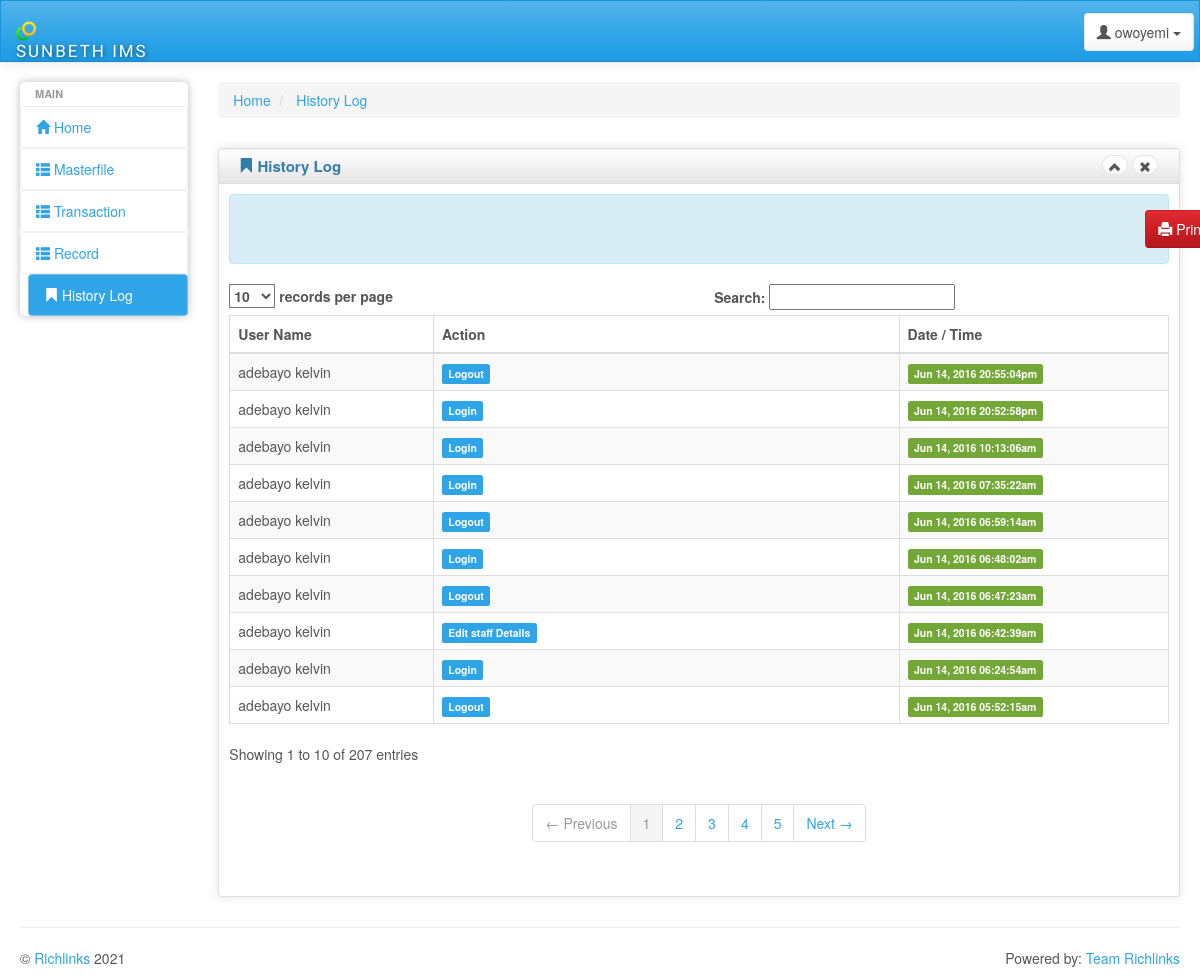
The app's page /inn/history.php (signed in) with its own data.
### tables this page shows
CREATE TABLE IF NOT EXISTS `user` (
  `user_id` int(11) NOT NULL AUTO_INCREMENT,
  `firstname` varchar(100) NOT NULL,
  `middlename` varchar(100) NOT NULL,
  `lastname` varchar(100) NOT NULL,
  `username` varchar(100) NOT NULL,
  `password` varchar(100) NOT NULL,
  `user_added` datetime NOT NULL,
  `access` enum('admin','user') NOT NULL DEFAULT 'user',
  PRIMARY KEY (`user_id`)
);

CREATE TABLE IF NOT EXISTS `history` (
  `history_id` int(11) NOT NULL AUTO_INCREMENT,
  `date` datetime NOT NULL,
  `action` varchar(100) NOT NULL,
  `data` varchar(100) NOT NULL,
  PRIMARY KEY (`history_id`)
);

### inn/session.php (called while the page is built, shortened)
<?php
$id_session=$_SESSION['id'];
?>

### inn/history.php (the view, shortened to what this page needs)
<?php include('header.php');
?>
<div>
    <ul class="breadcrumb">
        <li>
            <a href="#">Home</a>
        </li>
        <li>
            <a href="#">History Log</a>
        </li>
    </ul>
</div>
<div class="row">
    <div class="box col-md-12">
        <div class="box-inner">
            <div class="box-header well" data-original-title="">
                <h2><i class="glyphicon glyphicon-bookmark"></i> History Log</h2>
                <div class="box-icon">
                    <a href="#" class="btn btn-minimize btn-round btn-default"><i
                            class="glyphicon glyphicon-chevron-up"></i></a>
                    <a href="#" class="btn btn-close btn-round btn-default"><i
                            class="glyphicon glyphicon-remove"></i></a>
                </div>
            </div>
            <div class="box-content">
					<div class="alert alert-info">
						<button style="margin-left:900px; " type="button" class="btn btn-danger"><i class="glyphicon glyphicon-print"></i> Print</button>
					</div>
					<table class="table table-striped table-bordered bootstrap-datatable datatable responsive">
					<thead>
					<tr>
						<th>User Name</th>
						<th>Action</th>
						<th>Date / Time</th>
					</tr>
					</thead>
					<tbody>
							<?php
							$result= mysql_query("select * from history order by history_id DESC ") or die (mysql_error());
							while ($row= mysql_fetch_array ($result) ){
							?>
					<tr>
						<td><?php echo $row['data']; ?></td>
						<td><span class="label-primary label label-default"><?php echo $row['action']; ?></span></td>
						<td><span class="label-success label label-default"><?php echo date("M d, Y H:i:sa",strtotime($row['date'])); ?></span></td>
					</tr>
							<?php } ?>
					</tbody>
					</table>
            </div>
        </div>
    </div>
</div>
<?php include('footer.php'); ?>

### inn/header.php (shortened to what this page needs)
<!DOCTYPE html>
<html lang="en">
<head>
    <link id="bs-css" href="css/bootstrap-cerulean.min.css" rel="stylesheet">
    <link href="css/charisma-app.css" rel="stylesheet">
    <link href='bower_components/fullcalendar/dist/fullcalendar.css' rel='stylesheet'>
    <link href='bower_components/fullcalendar/dist/fullcalendar.print.css' rel='stylesheet' media='print'>
    <link href='bower_components/chosen/chosen.min.css' rel='stylesheet'>
    <link href='bower_components/colorbox/example3/colorbox.css' rel='stylesheet'>
    <link href='bower_components/responsive-tables/responsive-tables.css' rel='stylesheet'>
    <link href='bower_components/bootstrap-tour/build/css/bootstrap-tour.min.css' rel='stylesheet'>
    <link href='css/jquery.noty.css' rel='stylesheet'>
    <link href='css/noty_theme_default.css' rel='stylesheet'>
    <link href='css/elfinder.min.css' rel='stylesheet'>
    <link href='css/elfinder.theme.css' rel='stylesheet'>
    <link href='css/jquery.iphone.toggle.css' rel='stylesheet'>
    <link href='css/uploadify.css' rel='stylesheet'>
    <link href='css/animate.min.css' rel='stylesheet'>
</head>
<body <?php if(isset($page) && $page == 'login'){echo 'class="login_body"';}?>>
<?php require ('session.php'); ?>
<?php if (!isset($no_visible_elements) || !$no_visible_elements) { ?>
    <div class="navbar navbar-default" role="navigation">
        <div class="navbar-inner">
            <a class="navbar-brand" href="home.php"> <img alt="Charisma Logo" src="img/logo20.png" class="hidden-xs"/>
                <span>SUNBETH IMS</span></a>
            <div class="btn-group pull-right">
<?php
	$user_query=mysql_query("select *  from user where user_id='$id_session'")or die(mysql_error());
	$row=mysql_fetch_array($user_query);
?>
                <button class="btn btn-default dropdown-toggle" data-toggle="dropdown">
                    <i class="glyphicon glyphicon-user"></i><span class="hidden-sm hidden-xs"> <?php echo $row['firstname']; ?></span>
                    <span class="caret"></span>
                </button>
            </div>
        </div>
    </div>
<?php } ?>
<div class="ch-container">
    <div class="row">
        <?php if (!isset($no_visible_elements) || !$no_visible_elements) { ?>
        <div class="col-sm-2 col-lg-2">
            <div class="sidebar-nav">
                <div class="nav-canvas">
                    <ul class="nav nav-pills nav-stacked main-menu">
                        <li class="nav-header">Main</li>
                        <li><a class="ajax-link" href="home.php"><i class="glyphicon glyphicon-home"></i><span> Home</span></a></li>
                        <li class="accordion">
                            <a href="#"><i class="glyphicon glyphicon-th-list"></i><span> Masterfile</span></a>
                        </li>
                        <li class="accordion">
                            <a href="#"><i class="glyphicon glyphicon-th-list"></i><span> Transaction</span></a>
                        </li>
                        <li class="accordion">
                            <a href="#"><i class="glyphicon glyphicon-th-list"></i><span> Record</span></a>
                        </li>
						<li><a class="ajax-link" href="history.php"><i class="glyphicon glyphicon-bookmark"></i><span> History Log</span></a></li>
                </div>
            </div>
        </div>
        <div id="content" class="col-lg-10 col-sm-10">
            <?php } ?>

### inn/css/charisma-app.css (style rules this page uses)
.ch-container { padding: 0 15px; }
.box { margin-top: 10px; margin-bottom: 10px; }
.box-inner { border: 1px solid #DEDEDE; border-radius: 3px; -webkit-border-radius: 3px; -moz-border-radius: 3px; box-shadow: 0 0 10px rgba(189, 189, 189, 0.4); -webkit-box-shadow: 0 0 10px rgba(189, 189, 189, 0.4); -moz-box-shadow: 0 0 10px rgba(189, 189, 189, 0.4); }
.box-header { border: none; padding-top: 5px; border-bottom: 1px solid #DEDEDE; border-radius: 3px 3px 0 0; -webkit-border-radius: 3px 3px 0 0; -moz-border-radius: 3px 3px 0 0; height: 35px; min-height: 35px !important; margin-bottom: 0; font-weight: bold; font-size: 16px; background: -moz-linear-gradient(top, rgba(255, 255, 255, 0) 0%, rgba(0, 0, 0, 0.1) 100%); background: -webkit-gradient(linear, left top, left bottom, color-stop(0%, rgba(255, 255, 255, 0)), color-stop(100%, rgba(0, 0, 0, 0.1))); background: -webkit-linear-gradient(top, rgba(255, 255, 255, 0) 0%, rgba(0, 0, 0, 0.1) 100%); background: -o-linear-gradient(top, rgba(255, 255, 255, 0) 0%, rgba(0, 0, 0, 0.1) 100%); background: -ms-linear-gradient(top, rgba(255, 255, 255, 0) 0%, rgba(0, 0, 0, 0.1) 100%); background: linear-gradient(to bottom, rgba(255, 255, 255, 0) 0%, rgba(0, 0, 0, 0.1) 100%); filter: progid:DXImageTransform.Microsoft.gradient(startColorstr='#00ffffff', endColorstr='#1a000000', GradientType=0); }
.box-header h2 { font-size: 15px; width: auto; clear: none; float: left; line-height: 25px; white-space: nowrap; font-weight: bold; margin-top: 0; margin-bottom: 0; }
.box-header h2 > i { margin-top: 1px; }
.box-icon { float: right; }
.box-icon a { clear: none; float: left; margin: 0 2px; height: 20px; width: 5px; margin-top: 1px; }
.box-icon a i { margin-left: -6px; top: -1px; }
.box-content { padding: 10px; }
.btn-round { border-radius: 40px; -webkit-border-radius: 40px; -moz-border-radius: 40px; font-size: 12px; padding-top: 4px; }
.sidebar-nav { min-height: 0; box-shadow: 0 0 10px #BDBDBD; border-radius: 5px; margin-bottom: 0; padding-bottom: 0; max-height: none; }
.navbar-brand { font-family: 'Shojumaru', cursive, Arial, serif; letter-spacing: 2px; text-shadow: 1px 1px 5px rgba(0, 0, 0, 0.5); width: 183px; font-size: 17px; }
.navbar-brand img { float: left; height: 20px; width: 20px; margin-right: 5px; }
.navbar-brand span { float: left; }
.navbar-inner { padding-top: 5px; padding-bottom: 5px; line-height: 30px; height: 60px; }
.navbar-inner .btn-group { margin: 7px 5px 0 5px; }
.pull-right { float: right !important; }
.main-menu > li > a { border: 1px solid rgba(221, 221, 221, 0.46); }
.main-menu > li { margin-top: 0 !important; }
.sidebar-nav .nav-header { display: block; padding: 3px 15px; font-size: 11px; font-weight: bold; line-height: 18px; color: #999999; text-shadow: 0 1px 0 rgba(255, 255, 255, 0.5); text-transform: uppercase; }
.navbar { border-radius: 0; }
ul.main-menu li.active { margin-left: 8px; }
ul.main-menu li:not(.nav-header) { -webkit-transition: .3s; -moz-transition: .3s; -ms-transition: .3s; -o-transition: .3s; transition: .3s; }
@media only screen and (min-width: 980px) { a, button, input[type=submit], input[type=button], .product-img { -webkit-transition: .5s; -moz-transition: .5s; -ms-transition: .5s; -o-transition: .5s; transition: .5s; } }
@media only screen and (min-width: 980px) { .ch-container { padding: 0 20px; } }

### inn/bower_components/responsive-tables/responsive-tables.css (style rules this page uses)
table th { font-weight: bold; }
table td, table th { padding: 9px 10px; text-align: left; }

### records on screen
user: firstname "owoyemi"
history: data "adebayo kelvin", action "Logout", date "Jun 14, 2016 20:55:04pm"
history: data "adebayo kelvin", action "Login", date "Jun 14, 2016 20:52:58pm"
history: data "adebayo kelvin", action "Login", date "Jun 14, 2016 10:13:06am"
history: data "adebayo kelvin", action "Login", date "Jun 14, 2016 07:35:22am"
history: data "adebayo kelvin", action "Logout", date "Jun 14, 2016 06:59:14am"
history: data "adebayo kelvin", action "Login", date "Jun 14, 2016 06:48:02am"
history: data "adebayo kelvin", action "Logout", date "Jun 14, 2016 06:47:23am"
history: data "adebayo kelvin", action "Edit staff Details", date "Jun 14, 2016 06:42:39am"
history: data "adebayo kelvin", action "Login", date "Jun 14, 2016 06:24:54am"
history: data "adebayo kelvin", action "Logout", date "Jun 14, 2016 05:52:15am"
